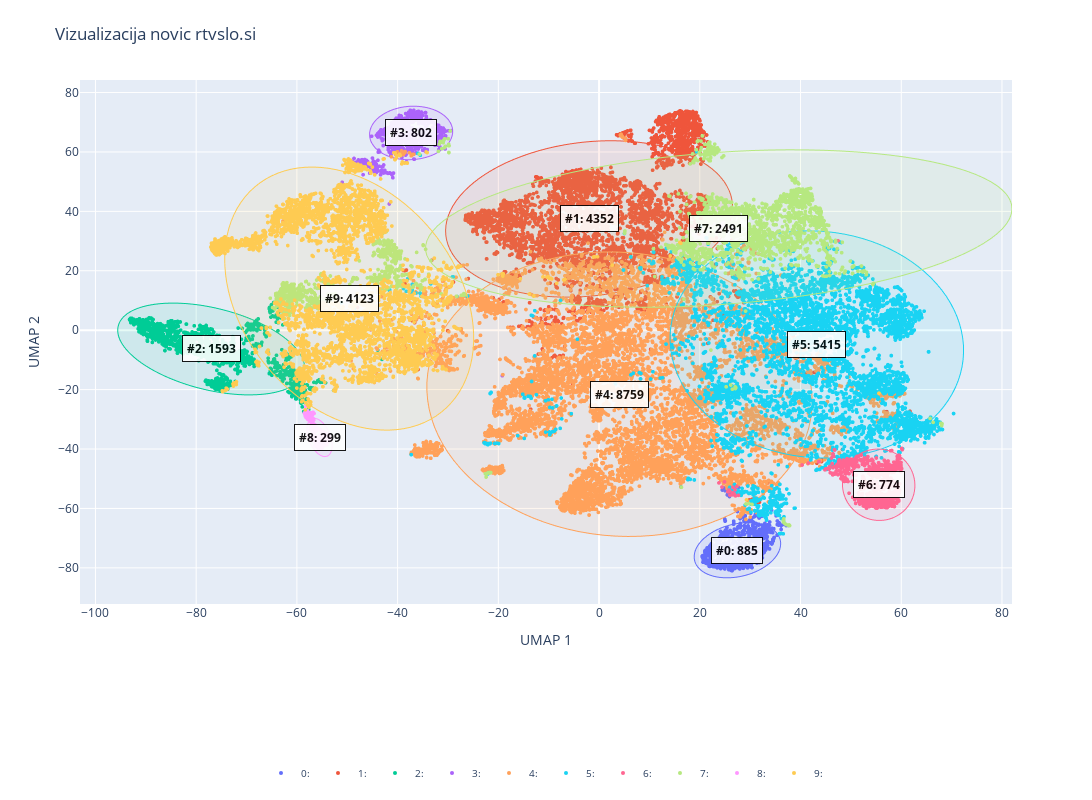

Notebook source saved alongside this figure:
### Code cell
# categories = [
#     article['url_topics'][0] if len(article['url_topics']) >= 1 else "no-topic"
#     for article in articles
# ]
# categories = [
#     article['topics'] for article in articles
# ]
# categories = [
#     "/".join(article['url_topics'][:2]) if article['url_topics'] else "no-topic"
#     for article in articles
# ]

keywords_per_cluster = extract_cluster_keywords(tokenized_texts, tfidf_clusters)

draw_single_plot(
    umap_embeddings=tfidf_tsne_2d,
    clusters=tfidf_clusters,
    titles=None,
    keywords_per_cluster=keywords_per_cluster,
    show_group_outlines=True
)
